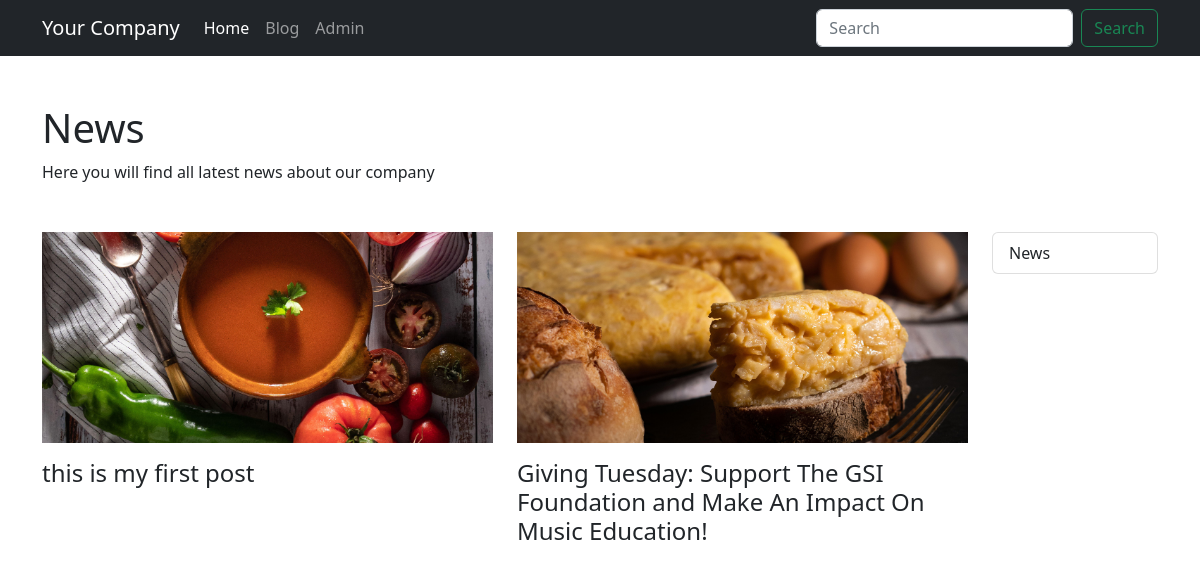
Before: /blog/category/news with the older database file.
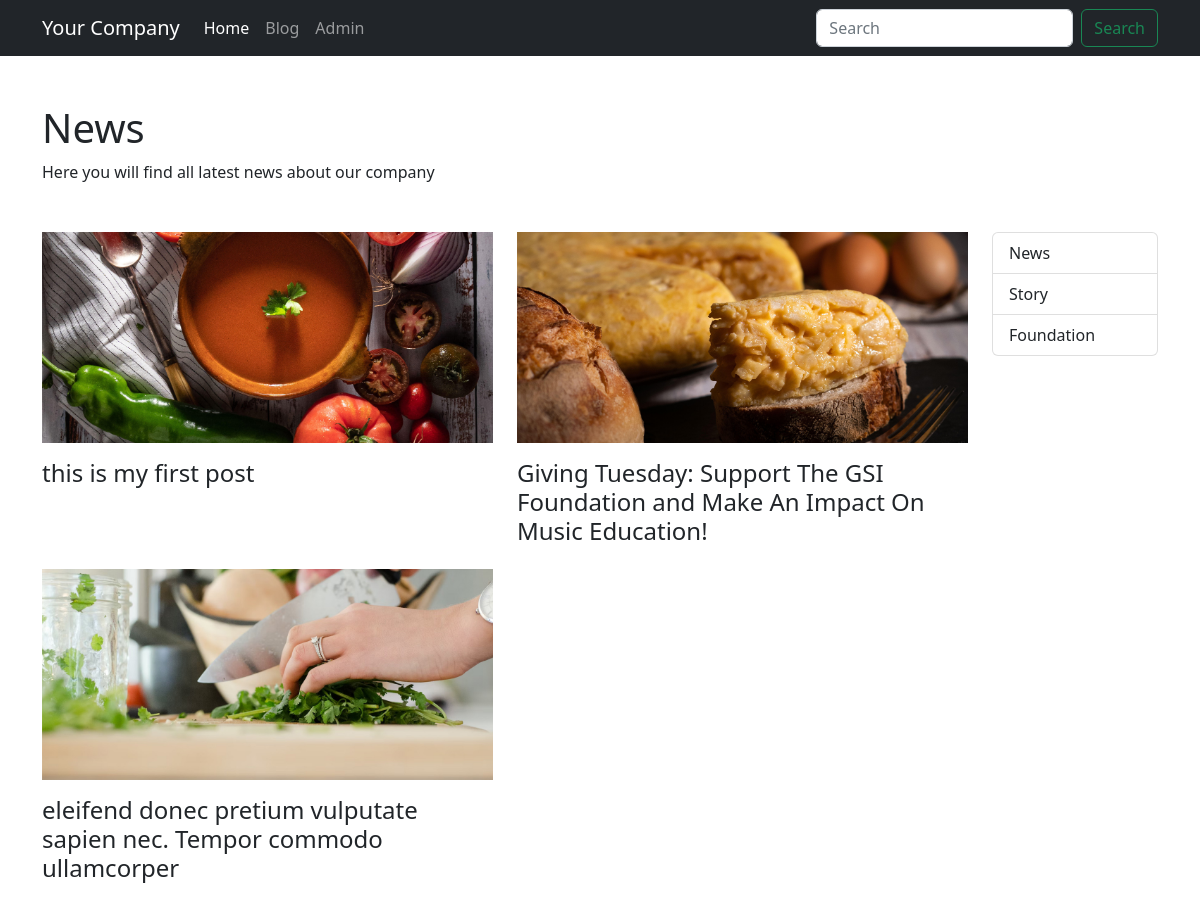
After: the same page with the newer database file.
### blog/models.py (models this page shows, shortened)
class Post(models.Model):
    STATUS_PUBLISHED = 1
    STATUS_DRAFT = 0
    STATUS_UNLISTED = -1
    status_choices = [
        (STATUS_PUBLISHED, 'Published'),
        (STATUS_DRAFT, 'Draft'),
        (STATUS_UNLISTED, 'Unlisted'),
    ]
    title = models.CharField(max_length=255)
    description = RichTextField()
    image = models.ImageField(upload_to = 'uploads/%Y/%m/%d/')
    author = models.ForeignKey(Author, on_delete=models.CASCADE)
    category = models.ManyToManyField(Category, related_name="posts", blank=True)
    slug = models.SlugField(max_length=255, unique=True)
    date_available = models.DateTimeField(default=timezone.now)
    sort_order = models.IntegerField(default=0)
    status = models.SmallIntegerField(default=STATUS_DRAFT, choices=status_choices)
    date_added = models.DateTimeField(default=timezone.now, editable=False)
    date_modified = models.DateTimeField(default=timezone.now, editable=False)

class Category(models.Model):
    name = models.CharField(max_length=255)
    description = RichTextField(blank=True, null=True)
    slug = models.SlugField(max_length=255, unique=True)
    sort_order = models.IntegerField(default=0)
    status = models.BooleanField(default=False)
    date_added = models.DateTimeField(default=timezone.now, editable=False)

### blog/views.py (the view)
# urls.py: path('category/<slug:slug>', views.CategoryView.as_view(), name='blog_category'),
class CategoryView(ListView):
    template_name = 'blog/category.html'
    context_object_name = 'posts'
    def get_queryset(self):
        category = Category.objects.get(slug = self.kwargs['slug'], status = True)
        return category.posts.filter(status = Post.STATUS_PUBLISHED)
    def get_context_data(self, **kwargs):
        category = Category.objects.get(slug = self.kwargs['slug'], status = True)
        context = super().get_context_data(**kwargs)
        context["category"] = category
        context["categories"] = Category.objects.filter(status=True).order_by("sort_order")
        return context

### blog/templates/blog/category.html (shortened to what this page needs)
{% extends "base.html" %}
{% block content %}
<div class="container py-5">
    <h1 class="mb-2">{{ category.name }}</h1>
    {% if category.description %}
    <p class="mb-2">{{ category.description|safe }}</p>
    {% endif %}
    <div class="content mt-5">
        <div class="row">
            <div class="col-md-8 col-lg-10">
                {% if posts %}
                <div class="row">
                    {% for post in posts %}
                    <div class="col-12 col-lg-6 mb-3">{% include "blog/includes/post.html" %}</div>
                    {% endfor %}
                </div>
                {% else %}
                <p>There are no posts available in the {{ category.name }}.</p>
                <a href="{% url "blog_home" %}" class="btn btn-primary">Continue</a>
                {% endif %}
            </div>
            <div class="col-md-4 col-lg-2">
                {% include "blog/includes/categories.html" %}
            </div>
        </div>
    </div>
</div>
{% endblock content %}

### blog/templates/blog/includes/post.html
{% load static %}
<a href="{% url 'post' post.slug %}"><img class="img-fluid mb-3" src="{% static post.image %}" alt="{{ post.title }}" /></a>
<h3 class="h4"><a class="text-reset text-decoration-none" href="{% url 'post' post.slug %}">{{ post.title }}</a></h3>

### blog/templates/blog/includes/categories.html
{% if categories %}
<div class="list-group">
    {% for category in categories %}
    <a href="{% url 'blog_category' category.slug %}" class="list-group-item list-group-item-action">{{ category.name }}</a>
    {% endfor %}
</div>
{% endif %}

Changed rows visible on the page:
added Post: image (picture), title "eleifend donec pretium vulputate sapien nec. Tempor commodo ullamcorper"
added Category: name "Story"
added Category: name "Foundation"
